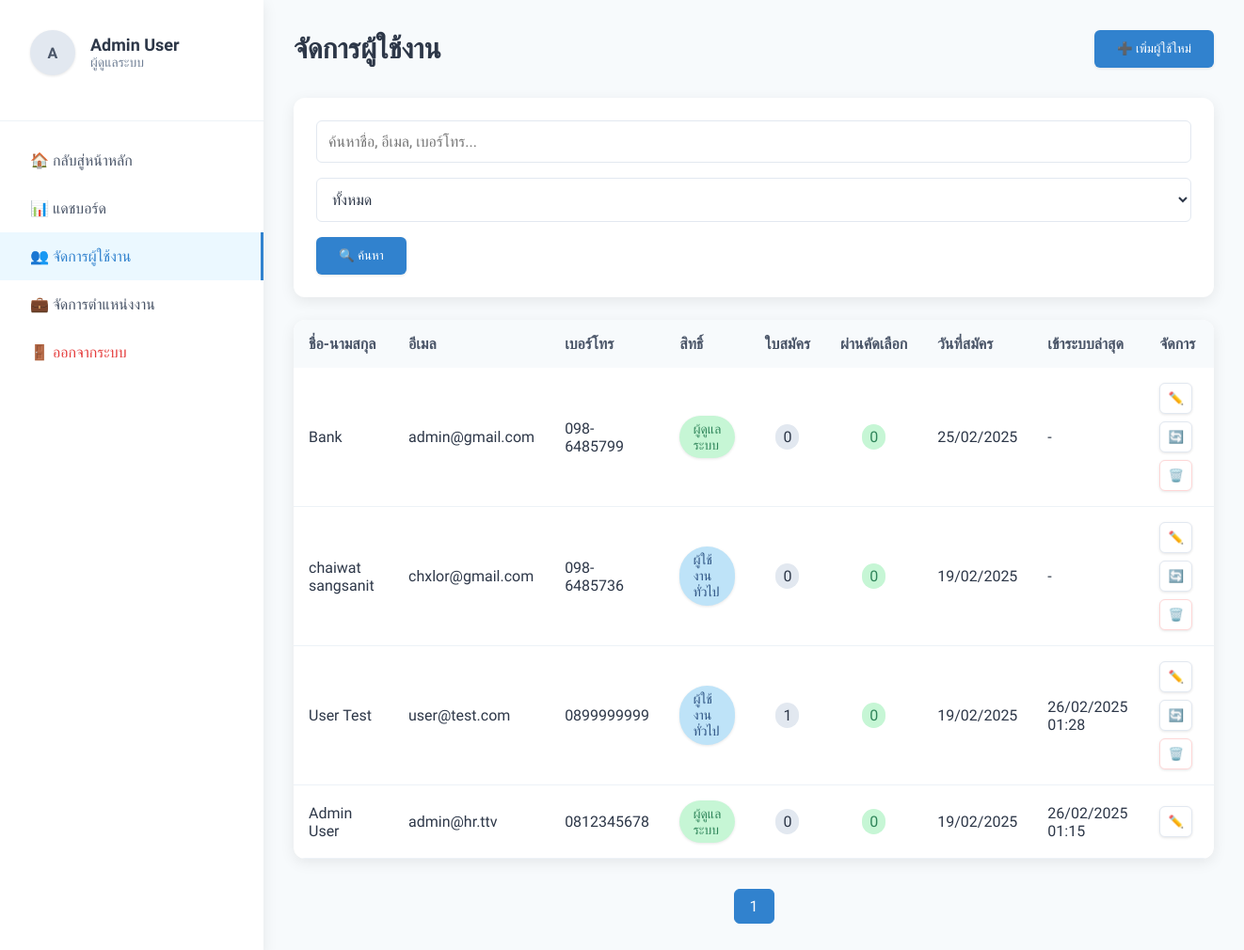
The page /admin/usermanage.php (signed in) on the database its author committed.
### tables this page shows
CREATE TABLE `users` (
  `id` int(11) NOT NULL,
  `name` varchar(100) NOT NULL,
  `email` varchar(100) NOT NULL,
  `phone` varchar(20) NOT NULL,
  `password` varchar(255) NOT NULL,
  `role` enum('user','admin') DEFAULT 'user',
  `created_at` timestamp NOT NULL DEFAULT current_timestamp(),
  `updated_at` timestamp NOT NULL DEFAULT current_timestamp() ON UPDATE current_timestamp(),
  `last_login` timestamp NULL DEFAULT NULL
);

### admin/usermanage.php (the view, shortened to what this page needs)
<?php
require_once '../config.php';
$page = isset($_GET['page']) ? (int)$_GET['page'] : 1;
$per_page = 10;
$offset = ($page - 1) * $per_page;
$search = isset($_GET['search']) ? trim($_GET['search']) : '';
$status = isset($_GET['status']) ? trim($_GET['status']) : '';
$count_query = "SELECT COUNT(*) as total FROM users u WHERE 1=1";
$count_stmt = $conn->prepare($count_query);
$count_stmt->execute();
$total_users = $count_stmt->get_result()->fetch_assoc()['total'];
$total_pages = ceil($total_users / $per_page);
$users_query = "
    SELECT
        u.*,
        COUNT(DISTINCT a.id) as total_applications,
        COUNT(DISTINCT CASE WHEN a.status = 'approved' THEN a.id END) as approved_applications
    FROM users u
    LEFT JOIN applications a ON u.id = a.user_id
    WHERE 1=1
";
$params = [];
$types = "";
$users_query .= " GROUP BY u.id ORDER BY u.created_at DESC LIMIT ? OFFSET ?";
$types .= "ii";
$params[] = $per_page;
$params[] = $offset;
$stmt = $conn->prepare($users_query);
if (!empty($params)) {
    $stmt->bind_param($types, ...$params);
}
$stmt->execute();
$users_result = $stmt->get_result();
?>
<!DOCTYPE html>
<html lang="th">
<head>
</head>
<body>
    <aside class="sidebar">
        <div class="sidebar-header">
            <div class="admin-info">
                <div class="admin-avatar">
                    <?php echo strtoupper(substr($_SESSION['user_name'], 0, 1)); ?>
                </div>
                <div class="admin-details">
                    <h3><?php echo htmlspecialchars($_SESSION['user_name']); ?></h3>
                    <p>ผู้ดูแลระบบ</p>
                </div>
            </div>
        </div>
        <nav class="sidebar-menu">
            <a href="../index.php" class="menu-item">
                🏠 กลับสู่หน้าหลัก
            </a>
            <a href="dashboard.php" class="menu-item">
                📊 แดชบอร์ด
            </a>
            <a href="usermanage.php" class="menu-item active">
                👥 จัดการผู้ใช้งาน
            </a>
            <a href="positions.php" class="menu-item">
                💼 จัดการตำแหน่งงาน
            </a>
            <a href="../logout.php" class="menu-item" style="color: var(--danger-color);">
                🚪 ออกจากระบบ
            </a>
        </nav>
    </aside>
    <main class="main-content">
        <div class="page-header">
            <h1 class="page-title">จัดการผู้ใช้งาน</h1>
            <button onclick="showAddUserModal()" class="add-user-btn">➕ เพิ่มผู้ใช้ใหม่</button>
        </div>
        <div class="filters">
            <form action="" method="GET" class="filter-form">
                <div class="search-box">
                    <input type="text" name="search" id="search-input" placeholder="ค้นหาชื่อ, อีเมล, เบอร์โทร..."
                           value="<?php echo htmlspecialchars($search ?? ''); ?>">
                </div>
                <div class="filter-selects">
                    <select name="status" id="status-filter">
                        <option value="">ทั้งหมด</option>
                    </select>
                    <button type="submit" class="filter-btn">🔍 ค้นหา</button>
                </div>
            </form>
        </div>
        <div class="users-table">
            <div class="table-container">
                <div class="table-responsive">
                    <table>
                        <thead>
                            <tr>
                                <th>ชื่อ-นามสกุล</th>
                                <th>อีเมล</th>
                                <th>เบอร์โทร</th>
                                <th>สิทธิ์</th>
                                <th style="text-align: center">ใบสมัคร</th>
                                <th style="text-align: center">ผ่านคัดเลือก</th>
                                <th>วันที่สมัคร</th>
                                <th>เข้าระบบล่าสุด</th>
                                <th>จัดการ</th>
                            </tr>
                        </thead>
                        <tbody>
                            <?php while ($user = $users_result->fetch_assoc()): ?>
                                <tr>
                                    <td><?php echo htmlspecialchars($user['name']); ?></td>
                                    <td><?php echo htmlspecialchars($user['email']); ?></td>
                                    <td><?php echo htmlspecialchars($user['phone']); ?></td>
                                    <td>
                                        <span class="user-role <?php echo $user['role'] === 'admin' ? 'role-admin' : 'role-user'; ?>">
                                            <?php echo $user['role'] === 'admin' ? 'ผู้ดูแลระบบ' : 'ผู้ใช้งานทั่วไป'; ?>
                                        </span>
                                    </td>
                                    <td style="text-align: center">
                                        <span class="badge" style="background: var(--gray-300); padding: 0.25rem 0.5rem; border-radius: 999px;">
                                            <?php echo number_format($user['total_applications']); ?>
                                        </span>
                                    </td>
                                    <td style="text-align: center">
                                        <span class="badge" style="background: #c6f6d5; color: #2f855a; padding: 0.25rem 0.5rem; border-radius: 999px;">
                                            <?php echo number_format($user['approved_applications']); ?>
                                        </span>
                                    </td>
                                    <td><?php echo date('d/m/Y', strtotime($user['created_at'])); ?></td>
                                    <td><?php echo $user['last_login'] ? date('d/m/Y H:i', strtotime($user['last_login'])) : '-'; ?></td>
                                    <td>
                                        <div class="action-buttons">
                                            <button onclick="showEditModal(<?php echo $user['id']; ?>,
                                                '<?php echo htmlspecialchars($user['name']); ?>',
                                                '<?php echo htmlspecialchars($user['email']); ?>',
                                                '<?php echo htmlspecialchars($user['phone']); ?>')"
                                                class="action-btn" title="แก้ไขข้อมูล">
                                                ✏️
                                            </button>
                                            <?php if ($user['id'] != $_SESSION['user_id']): ?>
                                                <button onclick="showChangeRoleModal(<?php echo $user['id']; ?>, '<?php echo $user['role']; ?>')"
                                                        class="action-btn" title="เปลี่ยนสิทธิ์">
                                                    🔄
                                                </button>
                                                <button onclick="confirmDelete(<?php echo $user['id']; ?>, <?php echo $user['total_applications']; ?>)"
                                                        class="action-btn delete-btn" title="ลบผู้ใช้">
                                                    🗑️
                                                </button>
                                            <?php endif; ?>
                                        </div>
                                    </td>
                                </tr>
                            <?php endwhile; ?>
                        </tbody>
                    </table>
                </div>
            </div>
        </div>
        <div class="pagination">
            <?php for($i = max(1, $page-2); $i <= min($total_pages, $page+2); $i++): ?>
                <a href="?page=<?php echo $i; ?><?php echo (!empty($search) ? '&search=' . urlencode($search) : '') . (!empty($status) ? '&status=' . urlencode($status) : ''); ?>"
                   class="<?php echo $i === $page ? 'active' : ''; ?>">
                    <?php echo $i; ?>
                </a>
            <?php endfor; ?>
        </div>
    </main>
</body>
</html>

### rows shown on the page
users: name "Bank", email "admin@gmail.com", phone "098-6485799", role "ผู้ดูแลระบบ", total_applications "0", approved_applications "0", created_at "25/02/2025"
users: name "chaiwat sangsanit", email "chxlor@gmail.com", phone "098-6485736", role "ผู้ใช้งานทั่วไป", total_applications "0", approved_applications "0", created_at "19/02/2025"
users: name "User Test", email "user@test.com", phone "0899999999", role "ผู้ใช้งานทั่วไป", total_applications "1", approved_applications "0", created_at "19/02/2025", last_login "26/02/2025 01:28"
users: name "Admin User", email "admin@hr.ttv", phone "0812345678", role "ผู้ดูแลระบบ", total_applications "0", approved_applications "0", created_at "19/02/2025", last_login "26/02/2025 01:15"

### other values the page prints
substr($_SESSION['user_name'], 0, 1) "A"
$_SESSION['user_name'] "Admin User"
